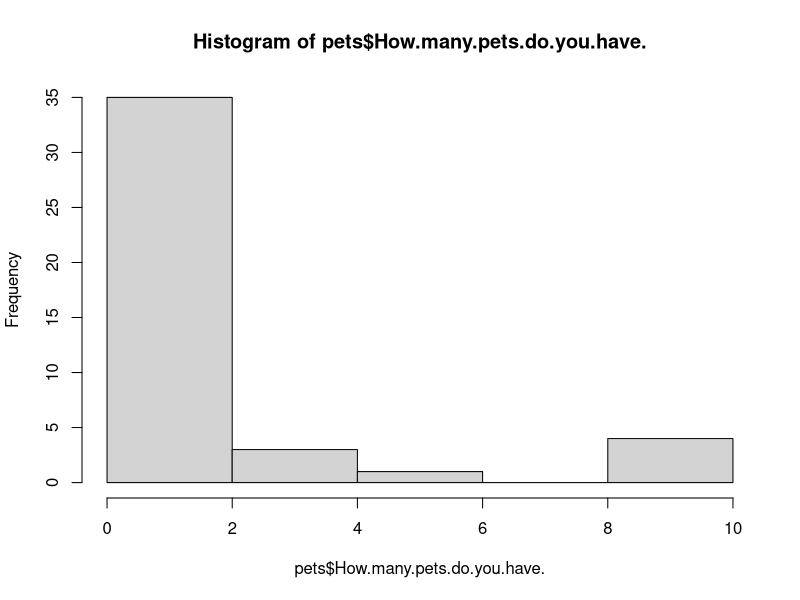
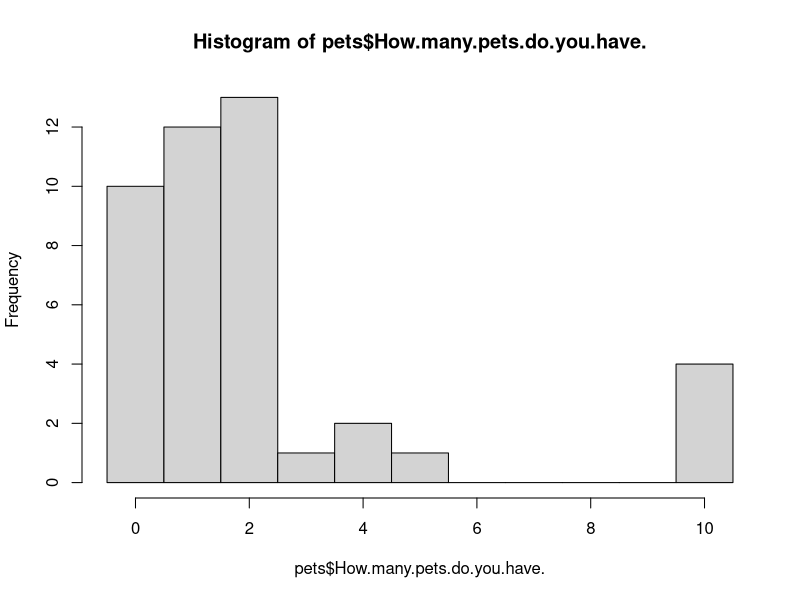

The R script that drew these images, in order:
#setting my working directory
setwd("/Users/pleunipennings/Documents/GitHub/Biometry_2024")

#reading in the pets file
read.csv("Pets.csv") -> pets
#looking to see if data look good
View(pets)
#making a histogram 
hist(pets$How.many.pets.do.you.have.)

hist(pets$How.many.pets.do.you.have., breaks = seq(-0.5,10.5, by = 1))

#calculating the mean
mean(pets$How.many.pets.do.you.have.)
  
median(pets$How.many.pets.do.you.have.)

table(pets$How.many.pets.do.you.have)
